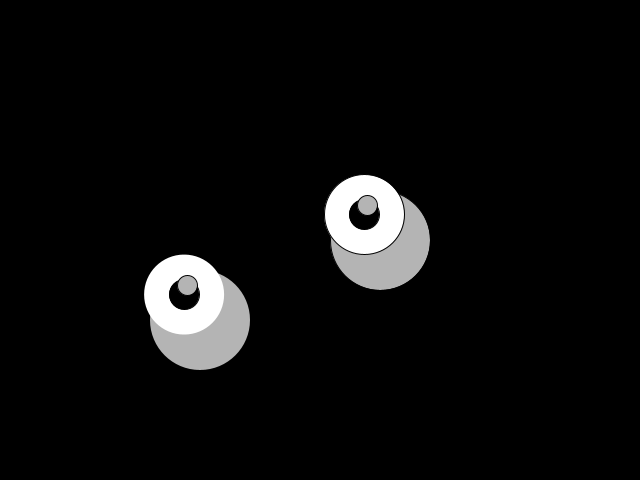
Frame 1 (no input)
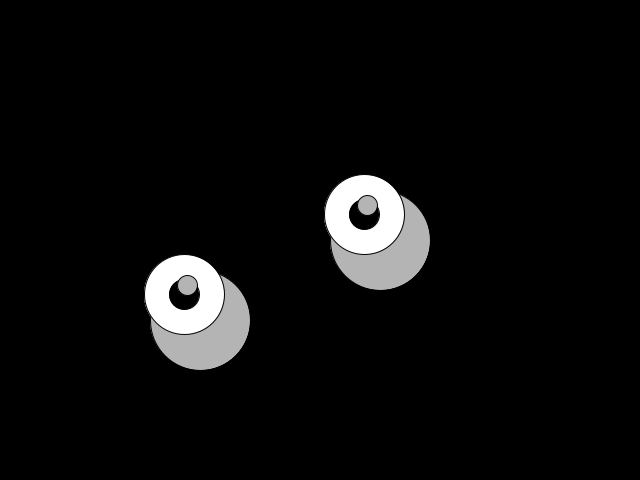
Frame 60 (the mouse pressed at the canvas centre just before this capture)
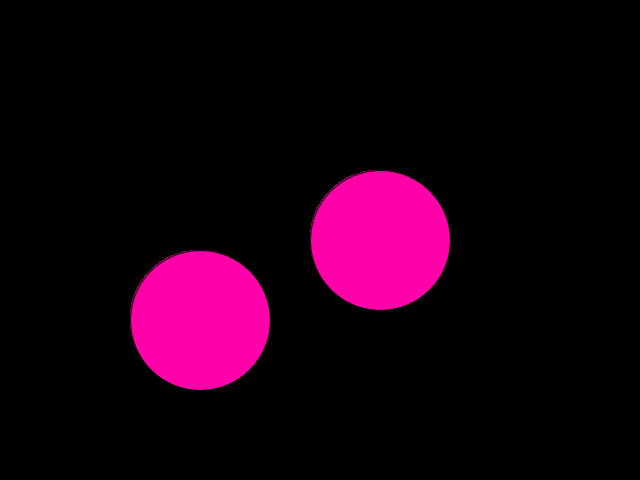
Frame 120 (the mouse held since frame 60 and released just before this capture)

The Processing sketch that drew these frames (run headless with seeded random() and noise(); from frame 60 on, the mouse is pressed at the canvas centre):

// Processing sketch: processing_10309
// ── processing_10309.pde

//Setup.
void setup(){  

size (640,480);  
smooth();  
background(0);  
noStroke();  

}  

   

// Variables....   

int LeftEyeX = 200;  
int LeftEyeY = 320;  
int RightEyeX = 380;  
int RightEyeY = 240;  

   

float d = dist(mouseX, mouseY, LeftEyeX, LeftEyeY);  
float rd = dist(mouseX, mouseY, RightEyeX, RightEyeY);  

   

// Draw  

   void draw(){  

      colorMode(HSB, 360, 100, 100);
     
 float b = dist(mouseX, mouseY, pmouseX, pmouseY);  
 float c= constrain(b,  0, 30);  

   

//left eye  
fill(255);   
ellipse (LeftEyeX, LeftEyeY, 100,100);  

fill(mouseX, mouseY, 160);  //Color Wheel.

d = constrain (d,0,30);  

float a = atan2(mouseY-LeftEyeY, mouseX-LeftEyeX);  
float x = LeftEyeX + cos(a)*d;  
float y = LeftEyeY + sin(a)*d;  

ellipse(x,y, 80, 80);  
fill(0); //puplis  
//stroke.
stroke(0);

ellipse(x, y, 30,30);  

fill(255); //light  

ellipse(x+3,y-9, 20, 20);//Glow Bubble.   

//Right Eye  
fill(255);  

ellipse(RightEyeX, RightEyeY, 100, 100);  
   
fill(mouseX, mouseY, 160);  //Color Wheel. 

d = constrain (d, 0, 30);  

float ra = atan2(mouseY-RightEyeY, mouseX-LeftEyeX);  
float rx = RightEyeX + cos(a)*d;  
float ry = RightEyeY + sin(a)*d;  
ellipse (rx, ry, 80, 80);  

   

fill (0);  //puplis  
ellipse(rx, ry, 30,30);  

   
fill(255); //Glow Bubble.   
ellipse(rx+3, ry-9, 20, 20);  

//Movement.   

if(mousePressed){  

  fill(mouseX, mouseY, 205);  

  ellipse(LeftEyeX, LeftEyeY, 140, 140);  
  ellipse(RightEyeX, RightEyeY, 140,140);  

   
 //left eye   

  fill(0, mouseX, mouseY);  


  //right eye  

  fill(0, mouseX, mouseY);  


}  

   

} 
